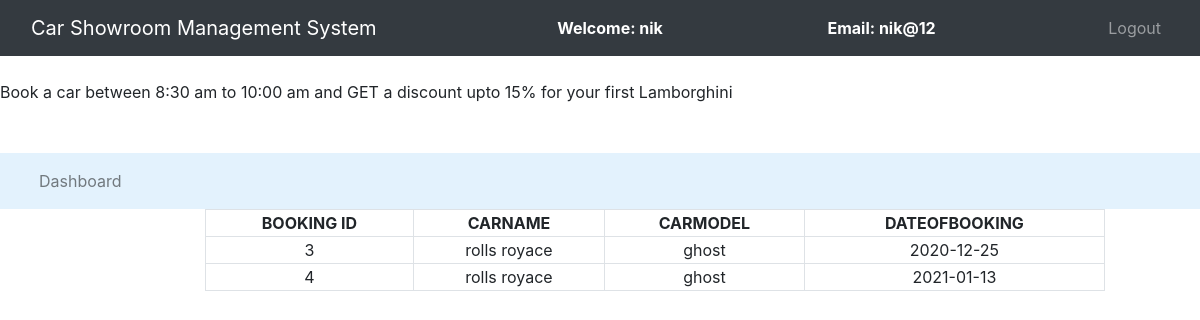
Screenshot of /csms/user_bookedcar.php (signed in) with the database file from the repository.
### tables this page shows
CREATE TABLE `booking` (
  `bookingid` int(30) NOT NULL,
  `id` int(30) NOT NULL,
  `carname` varchar(30) NOT NULL,
  `carmodel` varchar(30) NOT NULL,
  `dateofbooking` date NOT NULL
);

### csms/user_bookedcar.php (the view, shortened to what this page needs)
<?php
	$connection = mysqli_connect("localhost","root","");
	$query = "select bookingid,carname,carmodel,
	dateofbooking from booking where id = $_SESSION[id]";
?>
<!DOCTYPE html>
<html lang="en" dir="ltr">
  <head>
    <link rel="stylesheet" href="https://stackpath.bootstrapcdn.com/bootstrap/4.1.3/css/bootstrap.min.css">
  </head>
  <body>
    <nav class="navbar navbar-expand-lg navbar-dark bg-dark">
		<div class="container-fluid">
			<div class="navbar-header">
				<a class="navbar-brand" href="index.php">Car Showroom Management System</a>
			</div>
      <font style="color: white"><span><strong>Welcome: <?php echo $_SESSION['name'];?></strong></span></font>
			<font style="color: white"><span><strong>Email: <?php echo $_SESSION['email'];?></strong></span></font>
			<ul class="nav navbar-nav navbar-right">
        <li class="nav-item"><a class="nav-link" href="logout.php">Logout</a></li>
			</ul>
		</div>
	</nav><br>
  <span><marquee>Book a car between 8:30 am to 10:00 am and GET a discount upto 15% for your first Lamborghini</marquee></span><br><br>
  <div class="row">
   <div class="col-md-3">
     </div>
   </div>
	 <nav class="navbar navbar-expand-lg navbar-light" style="background-color: #e3f2fd">
	<div class="container-fluid">
		<ul class="nav navbar-nav navbar-center">
			<li class="nav-item">
				<a href="user_dashboard.php" class="nav-link">Dashboard</a>
			</li>
</nav>
<div class="row">
	<div class="col-md-2"></div>
	<div class="col-md-8">
		<form>
			<table class="table-bordered" width="900px" style="text-align: center">
				<tr>
					<th>BOOKING ID</th>
          <th>CARNAME</th>
					<th>CARMODEL</th>
					<th>DATEOFBOOKING</th>
				</tr>
				<?php
					$query_run = mysqli_query($connection,$query);
					while($row = mysqli_fetch_assoc($query_run)){
						$bookingid = $row['bookingid'];
            $carname = $row['carname'];
						$carmodel = $row['carmodel'];
						$dateofbooking = $row['dateofbooking'];
				?>
						<tr>
							<td><?php echo $bookingid;?></td>
              <td><?php echo $carname;?></td>
							<td><?php echo $carmodel;?></td>
							<td><?php echo $dateofbooking;?></td>
						</tr>
						<?php
					}
				?>
			</table>
		</form>
	</div>
	<div class="col-md-2"></div>
</div>
</body>
</html>

### rows the page displays
booking: bookingid "3", carname "rolls royace", carmodel "ghost", dateofbooking "2020-12-25"
booking: bookingid "4", carname "rolls royace", carmodel "ghost", dateofbooking "2021-01-13"

### other values shown
$_SESSION['name'] "nik"
$_SESSION['email'] "nik@12"
